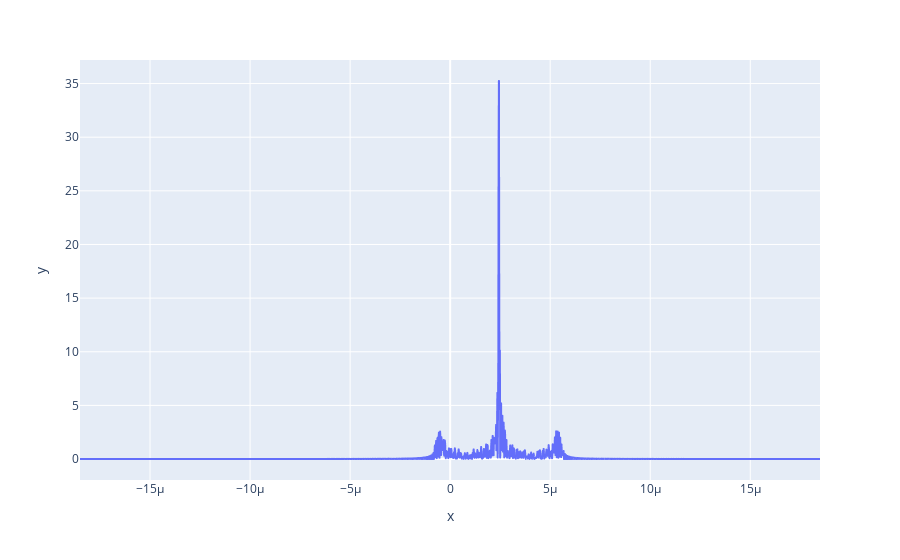

This figure's notebook cell:
### Code cell
import plotly.express as px

f_RF_sww_center, Fs_SWW = compute_para_for_RF_sww(fc_RF_freqs, BW_RF_array)
n = d_t.size
t = ( np.arange(0, n) - n/2 ) * 1/Fs_SWW

fig = px.line(x = t, y = abs(d_t))
fig.show()

### Figure 1 — Plotly figure (JSON) as saved in the notebook; plotly's stock layout.template omitted (floating-point values rounded to 4 significant figures; data arrays with more than 128 entries replaced by an {"elided": "..."} marker saying what was removed)
{"data": [{"hovertemplate": "x=%{x}<br>y=%{y}<extra></extra>", "legendgroup": "", "line": {"color": "#636efa", "dash": "solid"}, "marker": {"symbol": "circle"}, "mode": "lines", "name": "", "showlegend": false, "type": "scattergl", "x": {"elided": "2368 float values"}, "xaxis": "x", "y": {"elided": "2368 float values"}, "yaxis": "y"}], "layout": {"legend": {"tracegroupgap": 0}, "margin": {"t": 60}, "xaxis": {"anchor": "y", "domain": [0, 1], "title": {"text": "x"}}, "yaxis": {"anchor": "x", "domain": [0, 1], "title": {"text": "y"}}}}
